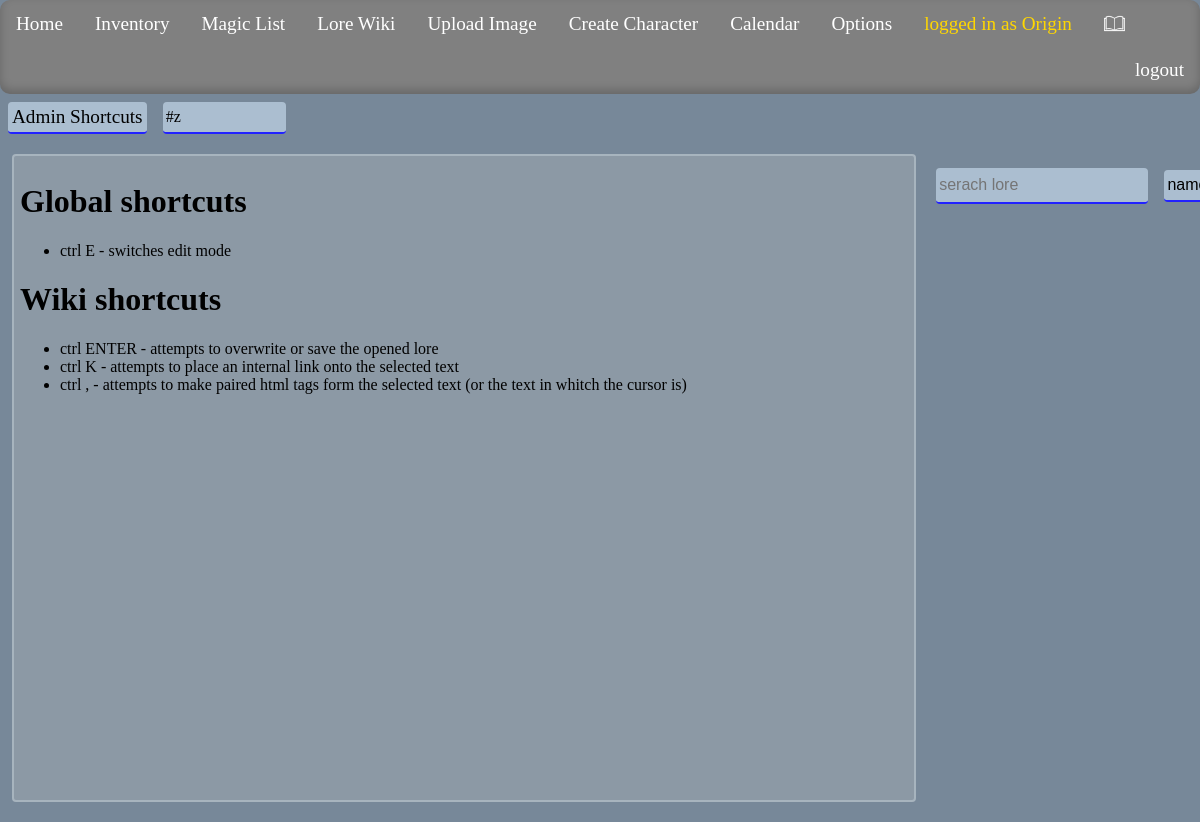
/wiki.php?s=Admin Shortcuts (signed in), run on the app's committed database.
### tables this page shows
CREATE TABLE IF NOT EXISTS `wiki` (
  `id` INT UNSIGNED NOT NULL AUTO_INCREMENT,
  `name` VARCHAR(255) NOT NULL,
  `content` MEDIUMTEXT NULL,
  `tags` VARCHAR(350) NOT NULL DEFAULT '#unfinished',
  `access` TINYINT UNSIGNED NOT NULL DEFAULT 1,
  `exceptions` VARCHAR(50) NULL,
  PRIMARY KEY (`id`, `name`),
  UNIQUE INDEX `id_UNIQUE` (`id` ASC),
  UNIQUE INDEX `name_UNIQUE` (`name` ASC));

### www/wiki.php (the view, shortened to what this page needs)
<?php
require "php/header.php";
?>
</head>
<body id="all">
    <?php require "php/navbar.php";?>
    <div id="wiki-data">
        <?php
            require "php/dbconnect.php";
            if(isset($_GET['s'])){
                $searched_lore = $_GET['s'];
            }else{
                $searched_lore = "KDnD";
            }
            $sql = "SELECT * FROM `wiki` WHERE `name`='".$searched_lore."';";
            $result = $conn->query($sql);
            if($result->num_rows > 0){
                $row = $result->fetch_assoc();
            }
            if(isset($row)){
                if($_SESSION['role'] == 1 && $_SESSION['edit-mode'] == 1){
                    echo "<span id='wiki-id' style='display:none;'>".$row['id']."</span>";
                    echo '<input type="text" id="wiki-name" class="wiki-text-field" value="'.$row['name'].'">';
                    echo "<input type='text' id='wiki-tags' class='wiki-text-field' value='".$row['tags']."'>";
                    echo "<select id='wiki-access' class='wiki-text-field'>";
                        $sql = "SELECT * FROM `role` ORDER BY id";
                        $result = $conn->query($sql);
                        while($raw = $result->fetch_assoc()){
                            echo '<option value="'.$raw['id'].'"';
                            if($raw['id'] == $row['access']){
                                echo ' selected';
                            }
                            echo '>'.$raw['name'].'</option>';
                        }
                    echo "</select>";
                    echo "<input type='text' id='wiki-exceptions' class='wiki-text-field' value='".$row['exceptions']."'>";
                    echo '<button id="wiki-save-button" class="wiki-text-field" onclick="edit_wiki()">save</button>';
                    echo '<a id="wiki-new-button" class="wiki-text-field" href="?s=">+</a>';
                }else{
                    echo '<span id="wiki-name" class="wiki-text-field">'.$row['name'].'</span>';
                    echo "<span id='wiki-tags' class='wiki-text-field' title='".$row['tags']."'>".$row['tags']."</span>";
                }
            }
        ?>
    </div>
    <div id="wiki">
        <div id="wiki-content">
            <?php
                if(isset($row)){
                    $spoiler = 0;
                    if($_SESSION['role'] == 1 && $_SESSION['edit-mode'] == 1){
                        echo "<textarea id='wiki-content-edit'>".$row['content']."</textarea>";
                    }elseif($spoiler == 0){
                        echo $row['content'];
                    }
                }else{
                    if($_SESSION['role'] == 1 && $_SESSION['edit-mode'] == 1){
                        echo "<textarea id='wiki-content-edit'></textarea>";
                    }else{
                        echo "something went wrong (search failed, the lore doesnt exist or it has spoilers o_o)";
                    }
                }
            ?>
        </div>
        <div id="lore-list-container">
            <div id="lore-search-box">
                <input type="text" placeholder="serach lore" id="search-lore-input" class='wiki-text-field'>
                <button id="search-lore-type-button" class='wiki-text-field' onclick="switch_button()">name</button>
            </div>
            <div id="lore-list"></div>
        </div>
    </div>
</body>
</html>

### www/css/style.css (style rules this page uses)
* { -webkit-user-select: none; -ms-user-select: none; user-select: none; -ms-overflow-style: none; scrollbar-width: none; }
body { padding: 0px; margin: 0px; height: 100vh; background-color: lightslategray; }
#all { max-width: 100vw; max-height: 100vh; height: 100vh; }
#wiki-data { position: relative; display: flex; width: 100vw; height: 3rem; }
.wiki-text-field { margin: 0.5rem; padding-left: 0.2rem; font-size: 1rem; display: flex; justify-content: left; align-items: center; text-align: left; border: none; border-bottom: 2px solid #2222ff; background-color: rgba(217, 237, 255, 0.54); border-radius: 4px; color: black; transition: all 0.1s ease; }
#wiki-name { font-size: 1.2rem; min-width: 10vw; width: fit-content; max-width: 20vw; padding-left: 4px; padding-right: 4px; }
#wiki-tags { width: 10vw; overflow: hidden; word-break: keep-all; }
#wiki { display: flex; height: 85%; }
#wiki-content { background-color: rgba(161, 171, 179, 0.505); height: 93%; width: 74%; margin-top: 1%; margin-left: 1%; word-wrap: break-word; white-space: normal; overflow-wrap: anywhere; overflow-x: hidden; overflow-y: auto; border-radius: 4px; border: 2px rgba(193, 205, 214, 0.505) solid; padding: 0.5%; }
#lore-list-container { position: relative; height: 95%; width: 22%; margin-top: 1%; margin-left: 1%; }
#lore-search-box { display: flex; justify-content: left; align-items: center; height: 10%; }
#lore-search-box * { height: 2rem; }
#lore-list { display: flex; flex-direction: column; height: 90%; overflow-x: hidden; overflow-y: auto; }

### data on the page
wiki: name "Admin Shortcuts", tags "#z", content "Global shortcuts ctrl E - switches edit mode Wiki shortcuts ctrl ENTER - attempts to overwrite or save the opened lore ctrl K - attempts to place an internal link onto the selected text ctrl , - attempts to make paired html tags form the selected text (or the text in whitch the cursor is)"

### other printed values
$_SESSION['cname'] "Origin"
